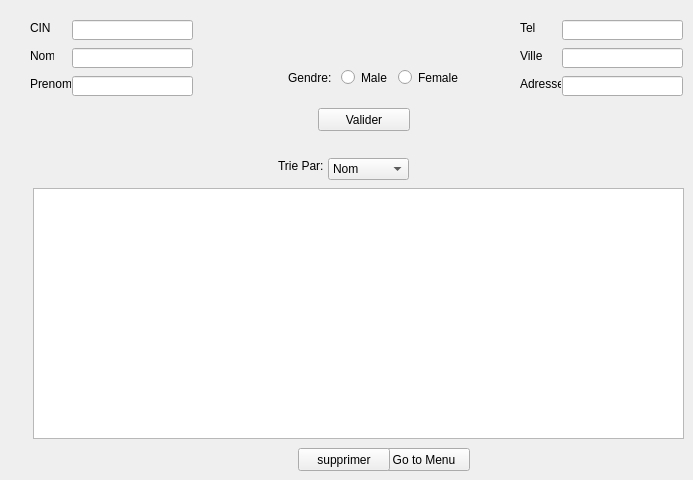
    <widget class="QWidget" name="gestionMec">
     <widget class="QLineEdit" name="lineEdit_adresse">
      <property name="geometry">
       <rect>
        <x>562</x>
        <y>76</y>
        <width>121</width>
        <height>20</height>
       </rect>
      </property>
     </widget>
     <widget class="QLabel" name="label_16">
      <property name="geometry">
       <rect>
        <x>520</x>
        <y>48</y>
        <width>24</width>
        <height>16</height>
       </rect>
      </property>
      <property name="text">
       <string>Ville</string>
      </property>
     </widget>
     <widget class="QPushButton" name="pushButton_7">
      <property name="geometry">
       <rect>
        <x>378</x>
        <y>448</y>
        <width>92</width>
        <height>23</height>
       </rect>
      </property>
      <property name="text">
       <string>Go to Menu</string>
      </property>
     </widget>
     <widget class="QPushButton" name="ajouter_panne">
      <property name="geometry">
       <rect>
        <x>318</x>
        <y>108</y>
        <width>92</width>
        <height>23</height>
       </rect>
      </property>
      <property name="text">
       <string>Valider</string>
      </property>
     </widget>
     <widget class="QLabel" name="label_17">
      <property name="geometry">
       <rect>
        <x>30</x>
        <y>48</y>
        <width>24</width>
        <height>16</height>
       </rect>
      </property>
      <property name="text">
       <string>Nom</string>
      </property>
     </widget>
     <widget class="QLabel" name="label_19">
      <property name="geometry">
       <rect>
        <x>520</x>
        <y>20</y>
        <width>24</width>
        <height>16</height>
       </rect>
      </property>
      <property name="text">
       <string>Tel</string>
      </property>
     </widget>
     <widget class="QLineEdit" name="lineEdit_nom">
      <property name="geometry">
       <rect>
        <x>72</x>
        <y>48</y>
        <width>121</width>
        <height>20</height>
       </rect>
      </property>
     </widget>
     <widget class="QLineEdit" name="lineEdit_cin">
      <property name="geometry">
       <rect>
        <x>72</x>
        <y>20</y>
        <width>121</width>
        <height>20</height>
       </rect>
      </property>
     </widget>
     <widget class="QPushButton" name="suppPanne">
      <property name="geometry">
       <rect>
        <x>298</x>
        <y>448</y>
        <width>92</width>
        <height>23</height>
       </rect>
      </property>
      <property name="text">
       <string>supprimer</string>
      </property>
     </widget>
     <widget class="QLabel" name="label_15">
      <property name="geometry">
       <rect>
        <x>30</x>
        <y>20</y>
        <width>24</width>
        <height>16</height>
       </rect>
      </property>
      <property name="text">
       <string>CIN</string>
      </property>
     </widget>
     <widget class="QLineEdit" name="lineEdit_prenom">
      <property name="geometry">
       <rect>
        <x>72</x>
        <y>76</y>
        <width>121</width>
        <height>20</height>
       </rect>
      </property>
     </widget>
     <widget class="QLineEdit" name="lineEdit_ville">
      <property name="geometry">
       <rect>
        <x>562</x>
        <y>48</y>
        <width>121</width>
        <height>20</height>
       </rect>
      </property>
     </widget>
     <widget class="QComboBox" name="comboBox_2">
      <property name="geometry">
       <rect>
        <x>328</x>
        <y>158</y>
        <width>81</width>
        <height>22</height>
       </rect>
      </property>
      <item>
       <property name="text">
        <string>Nom</string>
       </property>
      </item>
      <item>
       <property name="text">
        <string>Prenom</string>
       </property>
      </item>
      <item>
       <property name="text">
        <string>Ville</string>
       </property>
      </item>
     </widget>
     <widget class="QTableView" name="tableMecanicien">
      <property name="geometry">
       <rect>
        <x>33</x>
        <y>188</y>
        <width>651</width>
        <height>251</height>
       </rect>
      </property>
     </widget>
     <widget class="QLabel" name="label_20">
      <property name="geometry">
       <rect>
        <x>520</x>
        <y>76</y>
        <width>41</width>
        <height>16</height>
       </rect>
      </property>
      <property name="text">
       <string>Adresse</string>
      </property>
     </widget>
     <widget class="QWidget" name="layoutWidget">
      <property name="geometry">
       <rect>
        <x>288</x>
        <y>68</y>
        <width>175</width>
        <height>19</height>
       </rect>
      </property>
      <layout class="QHBoxLayout" name="horizontalLayout">
       <item>
        <widget class="QLabel" name="label_21">
         <property name="text">
          <string>Gendre:</string>
         </property>
        </widget>
       </item>
       <item>
        <widget class="QRadioButton" name="male">
         <property name="text">
          <string>Male</string>
         </property>
        </widget>
       </item>
       <item>
        <widget class="QRadioButton" name="female">
         <property name="text">
          <string>Female</string>
         </property>
        </widget>
       </item>
      </layout>
     </widget>
     <widget class="QLabel" name="label_22">
      <property name="geometry">
       <rect>
        <x>278</x>
        <y>158</y>
        <width>51</width>
        <height>16</height>
       </rect>
      </property>
      <property name="text">
       <string>Trie Par:</string>
      </property>
     </widget>
     <widget class="QLineEdit" name="lineEdit_tel">
      <property name="geometry">
       <rect>
        <x>562</x>
        <y>20</y>
        <width>121</width>
        <height>20</height>
       </rect>
      </property>
     </widget>
     <widget class="QLabel" name="label_18">
      <property name="geometry">
       <rect>
        <x>30</x>
        <y>76</y>
        <width>41</width>
        <height>16</height>
       </rect>
      </property>
      <property name="text">
       <string>Prenom</string>
      </property>
     </widget>
    </widget>
